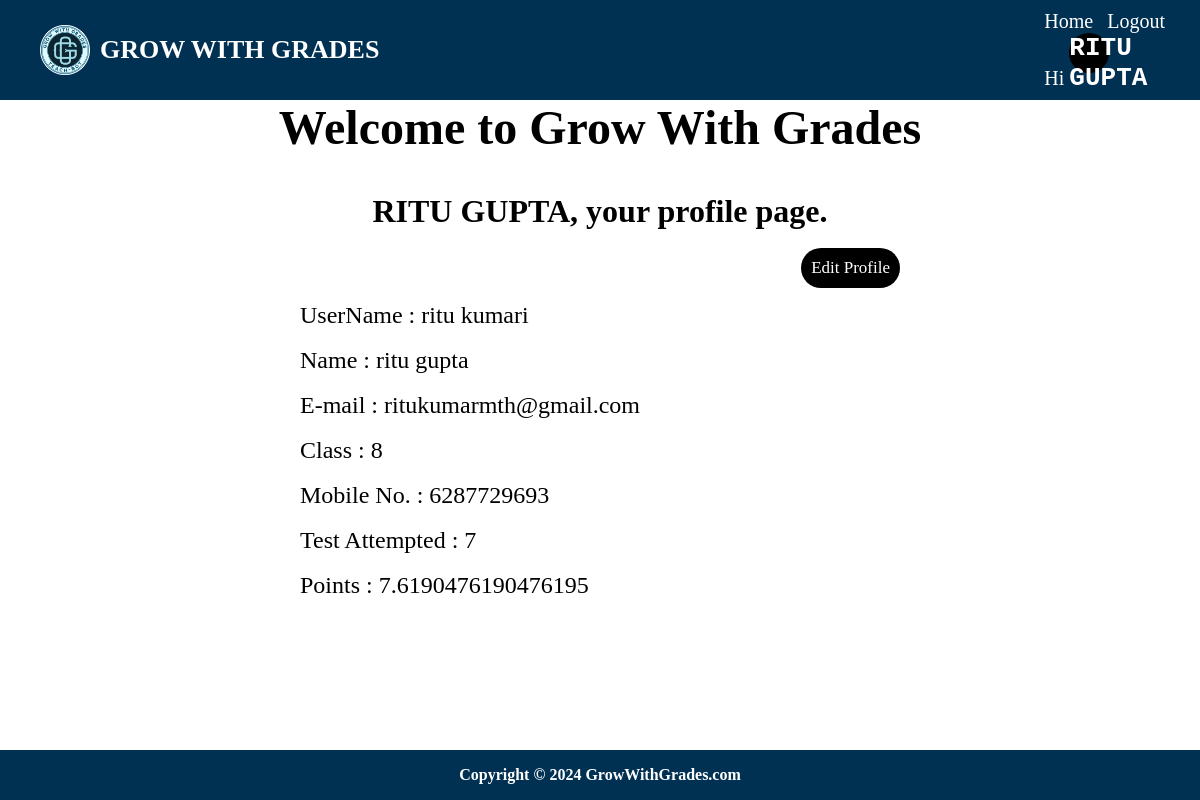
Page /GWG/profile (signed in) on the committed database.
### GWG/models.py (models this page shows)
class User(models.Model):
    username=models.CharField(primary_key=True,max_length=20)
    password=models.CharField(null=False,max_length=20)
    name=models.CharField(null=False,max_length=30)
    classTh=models.IntegerField(max_length=4)
    email=models.EmailField(null=False,max_length=50)
    mobileNo=models.IntegerField(null=False,max_length=11)
    test_attempted=models.IntegerField(default=0)
    points=models.FloatField(default=0.0)

### GWG/views.py (the view)
# urls.py: path("profile", profile, name="profile"),
def profile(request):
    if "name" not in request.session.keys():
        res = HttpResponseRedirect("login")
    else:
        user = User.objects.filter(username=request.session["username"])
        context = {"user": user}
        res = render(request, "profile.html", context)
    return res

### GWG/templates/profile.html
{% extends 'master.html' %}
{% block menu %}
<a href="{% url 'GWG:home' %}">Home</a>
<a href="{% url 'GWG:logout' %}">Logout</a>
<div>
    <a href="{% url 'GWG:profile' %}">Hi<div class="profile">{{request.session.firstLetter | upper}}</div></a>
</div>
{% endblock %}
{% block content %}
<div class="textSlid">
    <mARquee>
        <font size="8">
            <B>Welcome to Grow With Grades</B>
        </font>
    </mARquee>
</div>
<br>
<div class="form">
    <h1> {{ request.session.name | upper}}, your profile page. </h1><br>
   <p> <a href="{% url 'GWG:editProfile' %}" id="editbtn"> Edit Profile</a></p><br><br><br>
    {% for u in user %}
    <p>UserName : {{ u.username}}</p><br>
    <p>Name : {{ u.name}}</p><br>
    <p>E-mail : {{ u.email}}</p><br>
    <p>Class : {{ u.classTh}}</p><br>
    <p>Mobile No. : {{ u.mobileNo}}</p><br>
    <p>Test Attempted : {{ u.test_attempted}}</p><br>
    <p>Points : {{ u.points}}</p><br>
    {% endfor %}
</div>
{% endblock %}

### GWG/static/style.css (style rules this page uses)
* { padding: 0; margin: 0; box-sizing: border-box; }
:root { --main-bg-color: #003153; }
a { text-decoration: none; color: black; transition: 0.3s; }

### GWG/static/home.css (style rules this page uses)
.profile { background-color: black; margin-left: 5px; display: inline-block; height: 40px; width: 40px; text-align: center; align-content: center; border-radius: 100%; font-size: 26px; font-weight: 900; font: bold; font-family: 'Courier New', Courier, monospace; }

### rows in the picture
User: session.firstLetter "RITU GUPTA", session.name "RITU GUPTA", username "ritu kumari", name "ritu gupta", email "ritukumarmth@gmail.com", classTh "8", mobileNo "6287729693", test_attempted "7", points "7.6190476190476195"
